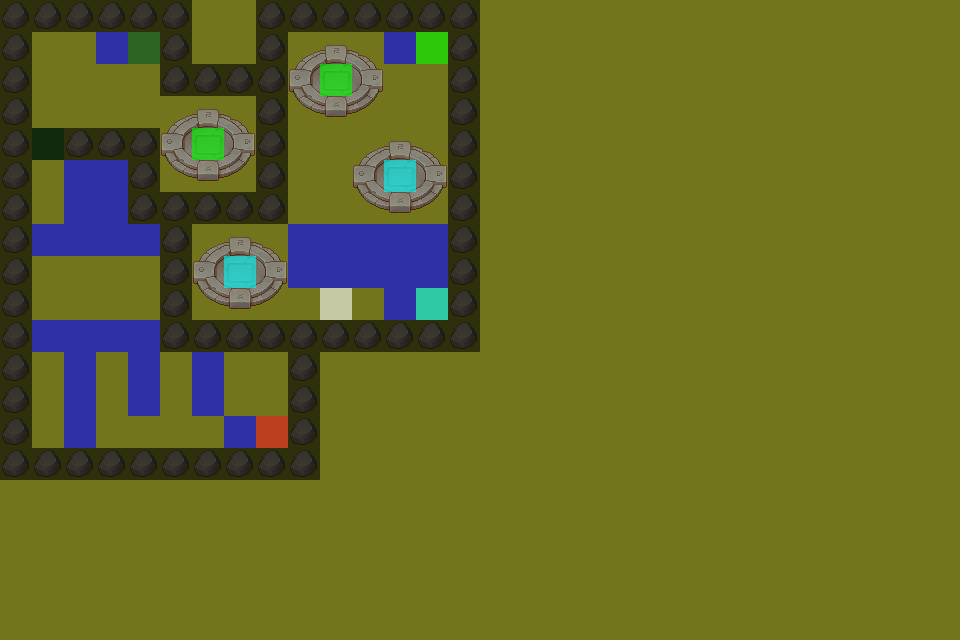

The image is a tile-based game level rendered from a .tmx file. Its description and source (layers, tilesets, objects; grid data summarised) follow:
An orthogonal 30x20 tile map with 32x32 px tiles, 9 tile layers (Grass, Props, Player, Box, ...), 4 tilesets.

<map version="1.4" tiledversion="1.4.3" orientation="orthogonal" renderorder="right-down" width="30" height="20" tilewidth="32" tileheight="32" infinite="0" nextlayerid="10" nextobjectid="1">
 <editorsettings>
  <export target="stage/3/Stage3.csv" format="csv" />
 </editorsettings>
 <tileset firstgid="1" source="tsx/TX Tileset Grass.tsx" />
 <tileset firstgid="65" source="tsx/TX Props.tsx" />
 <tileset firstgid="321" source="tsx/Flag.tsx" />
 <tileset firstgid="327" source="tsx/EventFlag.tsx" />
 <layer id="1" name="Grass" width="30" height="20">
  <data>[600 cells, 600 non-empty, 1 distinct tile ids]</data>
 </layer>
 <layer id="2" name="Props" width="30" height="20">
  <data>[600 cells, 115 non-empty, 10 distinct tile ids]</data>
 </layer>
 <layer id="3" name="Player" width="30" height="20">
  <data>[600 cells, 1 non-empty, 1 distinct tile ids]</data>
 </layer>
 <layer id="4" name="Box" width="30" height="20">
  <data>[600 cells, 33 non-empty, 1 distinct tile ids]</data>
 </layer>
 <layer id="5" name="Key" width="30" height="20">
  <data>[600 cells, 3 non-empty, 3 distinct tile ids]</data>
 </layer>
 <layer id="6" name="TeleportGate" width="30" height="20">
  <data>[600 cells, 4 non-empty, 2 distinct tile ids]</data>
 </layer>
 <layer id="7" name="Door" width="30" height="20">
  <data>[600 cells, 1 non-empty, 1 distinct tile ids]</data>
 </layer>
 <layer id="8" name="Goal" width="30" height="20">
  <data>[600 cells, 1 non-empty, 1 distinct tile ids]</data>
 </layer>
 <layer id="9" name="Barrier" width="30" height="20">
  <data>[600 cells, 80 non-empty, 1 distinct tile ids]</data>
 </layer>
</map>
